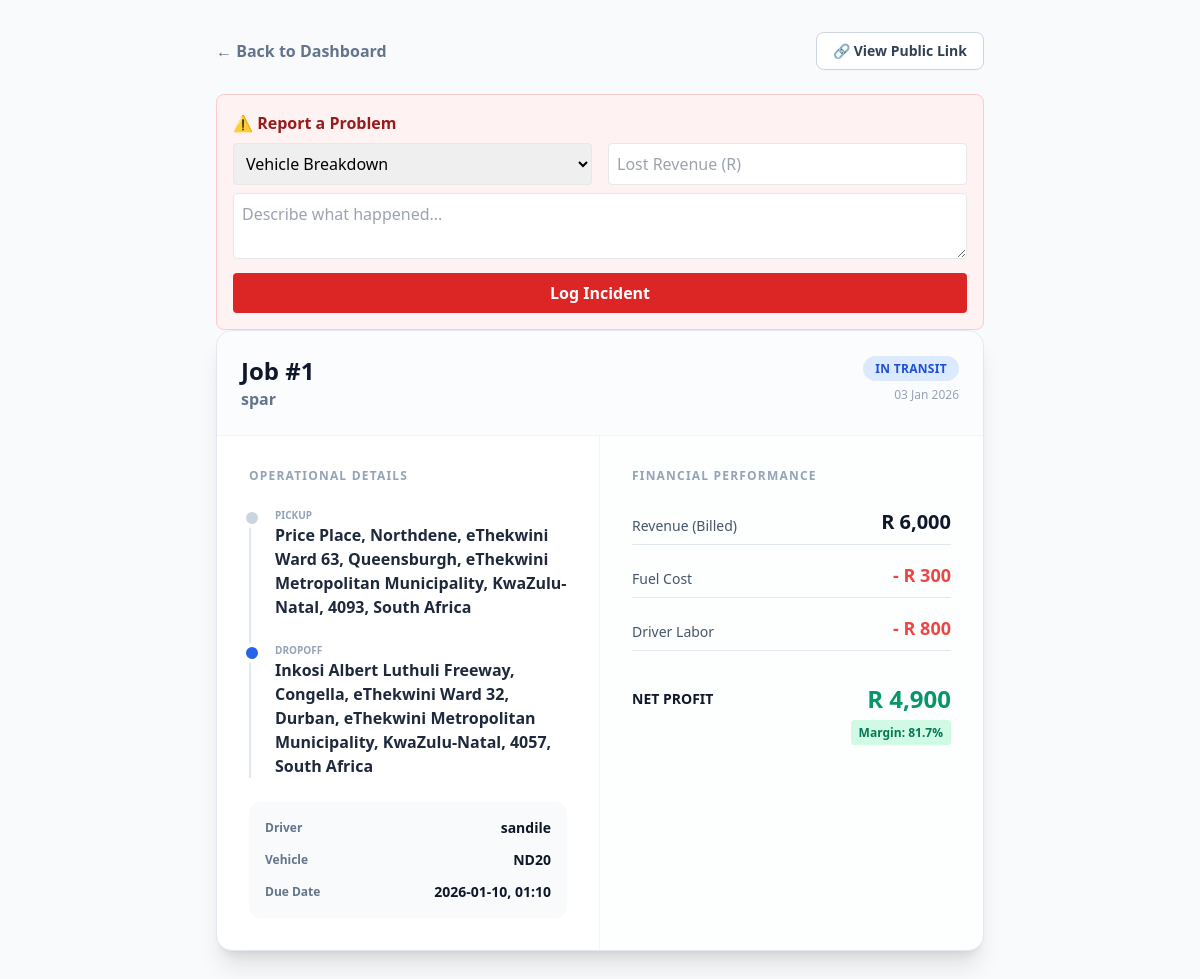
Page /job_details/1 (signed in) on the earlier database version.
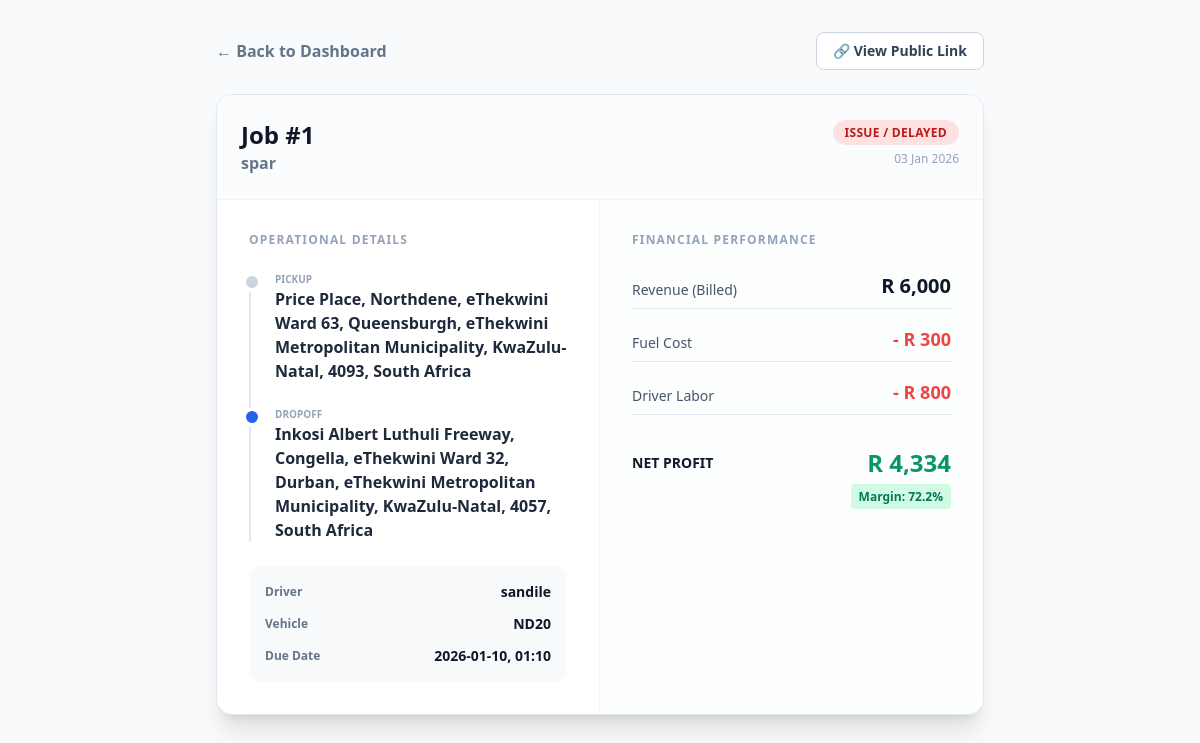
Same page on the later database version.
### app.py (models this page shows, shortened)
class Job(db.Model):
    id = db.Column(db.Integer, primary_key=True)
    client_name = db.Column(db.String(100), nullable=False)
    pickup = db.Column(db.String(200), nullable=False)
    dropoff = db.Column(db.String(200), nullable=False)
    due_date = db.Column(db.String(50), nullable=False)
    revenue = db.Column(db.Float, default=0.0)
    cost_fuel = db.Column(db.Float, default=0.0)
    cost_driver = db.Column(db.Float, default=0.0)
    original_revenue = db.Column(db.Float, default=0.0)
    final_revenue = db.Column(db.Float, default=0.0)
    driver_id = db.Column(db.Integer, db.ForeignKey('user.id'))
    vehicle_id = db.Column(db.Integer, db.ForeignKey('vehicle.id'), nullable=True) # NEW
    delivery_status_detail = db.Column(db.String(50)) # e.g., "Partial Refusal", "Damaged"
    issue_notes = db.Column(db.Text)
    status = db.Column(db.String(50), default='Assigned')
    driver_note = db.Column(db.Text, nullable=True)
    pod_image_url = db.Column(db.String(200), nullable=True)
    created_at = db.Column(db.DateTime, default=datetime.utcnow)
    driver = db.relationship('User', backref='jobs')
    vehicle = db.relationship('Vehicle', backref='jobs')
    current_lat = db.Column(db.Float, nullable=True)
    current_lng = db.Column(db.Float, nullable=True)
    @property
    def profit(self):
        rev = self.final_revenue if self.final_revenue > 0 else self.revenue
        return rev - (self.cost_fuel + self.cost_driver)
    @property
    def margin_percent(self):
        if self.revenue == 0: return 0
        return round((self.profit / self.revenue) * 100, 1)

class User(UserMixin, db.Model):
    id = db.Column(db.Integer, primary_key=True)
    username = db.Column(db.String(80), unique=True, nullable=False)
    email = db.Column(db.String(120), unique=True)
    password = db.Column(db.String(80), nullable=False)
    role = db.Column(db.String(20), nullable=False)
    image_url = db.Column(db.String(200))
    phone = db.Column(db.String(20))

class Vehicle(db.Model):
    id = db.Column(db.Integer, primary_key=True)
    reg_number = db.Column(db.String(20), unique=True, nullable=False) # e.g. ND 123-456
    type = db.Column(db.String(50)) # e.g. 8-Ton Truck
    base_fuel_rate = db.Column(db.Float) # Expected Liters/100km
    status = db.Column(db.String(20), default='Active') # Active, Maintenance

### app.py (the view)
@app.route('/job_details/<int:job_id>')
def job_details(job_id):
    if 'user_id' not in session: return redirect(url_for('login'))
    job = Job.query.get_or_404(job_id)
    return render_template('job_details.html', job=job)

### app.py (called while the page is built)
@login_manager.user_loader
def load_user(user_id):
    return User.query.get(int(user_id))

### templates/job_details.html (shortened to what this page needs)
<!DOCTYPE html>
<html lang="en">
<head>
    <script src="https://cdn.tailwindcss.com"></script>
</head>
<body class="bg-slate-50 min-h-screen p-8 font-sans">
    <div class="max-w-3xl mx-auto">
        <div class="flex justify-between items-center mb-6">
            <a href="/dashboard" class="text-slate-500 font-bold hover:text-blue-600 flex items-center gap-2">
                ← Back to Dashboard
            </a>
            <div class="flex gap-3">
                <a href="/track/{{ job.id }}" target="_blank" class="bg-white border border-slate-300 text-slate-700 px-4 py-2 rounded-lg font-bold hover:bg-slate-50 text-sm flex items-center gap-2">
                    🔗 View Public Link
                </a>
            </div>
        </div>
        {% if job.status not in ['Delivered', 'Issue'] %}
<div class="mt-4 p-4 bg-red-50 border border-red-200 rounded-lg">
    <h4 class="text-red-800 font-bold mb-2">⚠ Report a Problem</h4>
    <form action="{{ url_for('report_issue', job_id=job.id) }}" method="POST">
        <div class="grid grid-cols-1 md:grid-cols-2 gap-4 mb-2">
            <select name="issue_type" class="p-2 border rounded">
                <option value="Breakdown">Vehicle Breakdown</option>
            </select>
            <input type="number" name="lost_revenue" placeholder="Lost Revenue (R)" class="p-2 border rounded">
        </div>
        <textarea name="notes" placeholder="Describe what happened..." class="w-full p-2 border rounded mb-2" required></textarea>
        <button type="submit" class="bg-red-600 text-white font-bold py-2 px-4 rounded hover:bg-red-700 w-full">
            Log Incident
        </button>
    </form>
</div>
{% endif %}
        <div class="bg-white rounded-2xl shadow-xl border border-slate-200 overflow-hidden">
            <div class="p-6 border-b border-slate-100 flex justify-between items-start bg-slate-50/50">
                <div>
                    <h1 class="text-2xl font-black text-slate-900">Job #{{ job.id }}</h1>
                    <div class="font-bold text-slate-500">{{ job.client_name }}</div>
                </div>
                <div class="text-right">
                    {% if job.status == 'Delivered' %}
                        <span class="bg-emerald-100 text-emerald-700 px-3 py-1 rounded-full text-xs font-black uppercase tracking-wide">Delivered</span>
                    {% elif job.status == 'Issue' %}
                        <span class="bg-red-100 text-red-700 px-3 py-1 rounded-full text-xs font-black uppercase tracking-wide">Issue / Delayed</span>
                    {% else %}
                        <span class="bg-blue-100 text-blue-700 px-3 py-1 rounded-full text-xs font-black uppercase tracking-wide">{{ job.status }}</span>
                    {% endif %}
                    <div class="text-xs text-slate-400 mt-2 font-medium">{{ job.created_at.strftime('%d %b %Y') }}</div>
                </div>
            </div>
            <div class="grid grid-cols-1 md:grid-cols-2">
                <div class="p-8 border-r border-slate-100">
                    <h3 class="text-xs font-bold text-slate-400 uppercase tracking-widest mb-6">Operational Details</h3>
                    <div class="space-y-6">
                        <div class="relative pl-6 border-l-2 border-slate-200 space-y-6">
                            <div class="relative">
                                <div class="absolute -left-[29px] top-1 w-3 h-3 rounded-full bg-slate-300 ring-4 ring-white"></div>
                                <div class="text-[10px] uppercase font-bold text-slate-400">Pickup</div>
                                <div class="font-bold text-slate-800">{{ job.pickup }}</div>
                            </div>
                            <div class="relative">
                                <div class="absolute -left-[29px] top-1 w-3 h-3 rounded-full bg-blue-600 ring-4 ring-white"></div>
                                <div class="text-[10px] uppercase font-bold text-slate-400">Dropoff</div>
                                <div class="font-bold text-slate-800">{{ job.dropoff }}</div>
                            </div>
                        </div>
                        <div class="bg-slate-50 p-4 rounded-xl space-y-3">
                            <div class="flex justify-between items-center">
                                <span class="text-xs font-bold text-slate-500">Driver</span>
                                <span class="text-sm font-bold text-slate-900">{{ job.driver.username if job.driver else 'Unassigned' }}</span>
                            </div>
                            <div class="flex justify-between items-center">
                                <span class="text-xs font-bold text-slate-500">Vehicle</span>
                                <span class="text-sm font-bold text-slate-900">{{ job.vehicle.reg_number if job.vehicle else 'None' }}</span>
                            </div>
                            <div class="flex justify-between items-center">
                                <span class="text-xs font-bold text-slate-500">Due Date</span>
                                <span class="text-sm font-bold text-slate-900">{{ job.due_date }}</span>
                            </div>
                        </div>
                    </div>
                </div>
                <div class="p-8 bg-slate-50/30">
                    <h3 class="text-xs font-bold text-slate-400 uppercase tracking-widest mb-6">Financial Performance</h3>
                    <div class="space-y-4">
                        <div class="flex justify-between items-end border-b border-slate-200 pb-2">
                            <span class="text-sm font-medium text-slate-600">Revenue (Billed)</span>
                            <span class="text-xl font-black text-slate-900">R {{ "{:,.0f}".format(job.revenue) }}</span>
                        </div>
                        <div class="flex justify-between items-end border-b border-slate-200 pb-2">
                            <span class="text-sm font-medium text-slate-600">Fuel Cost</span>
                            <span class="text-lg font-bold text-red-500">- R {{ "{:,.0f}".format(job.cost_fuel) }}</span>
                        </div>
                        <div class="flex justify-between items-end border-b border-slate-200 pb-2">
                            <span class="text-sm font-medium text-slate-600">Driver Labor</span>
                            <span class="text-lg font-bold text-red-500">- R {{ "{:,.0f}".format(job.cost_driver) }}</span>
                        </div>
                        <div class="pt-4 mt-4">
                            <div class="flex justify-between items-center">
                                <span class="text-sm font-bold text-slate-900 uppercase">Net Profit</span>
                                <span class="text-2xl font-black {{ 'text-emerald-600' if job.profit > 0 else 'text-red-600' }}">
                                    R {{ "{:,.0f}".format(job.profit) }}
                                </span>
                            </div>
                            <div class="text-right mt-1">
                                <span class="text-xs font-bold px-2 py-1 rounded {{ 'bg-emerald-100 text-emerald-700' if job.margin_percent > 15 else 'bg-red-100 text-red-700' }}">
                                    Margin: {{ job.margin_percent }}%
                                </span>
                            </div>
                        </div>
                    </div>
                </div>
            </div>
        </div>
    </div>
</body>
</html>

Differences in the rows shown:
changed Job "spar": profit "4,900" → "4,334"; margin_percent "81.7" → "72.2"; status "IN TRANSIT" → (not shown)
Other differences:
form field issue_type: "Vehicle Breakdown" → (not shown)
text no longer shown: "⚠ Report a Problem Log Incident"
text now shown: "ISSUE / DELAYED"
